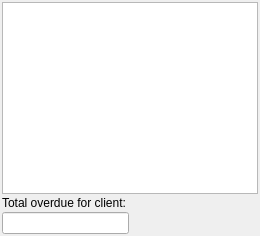
               <widget class="QWidget" name="tab_4">
                <attribute name="title">
                 <string>Client overdue pays</string>
                </attribute>
                <layout class="QGridLayout" name="gridLayout_8">
                 <property name="leftMargin">
                  <number>2</number>
                 </property>
                 <property name="topMargin">
                  <number>2</number>
                 </property>
                 <property name="rightMargin">
                  <number>2</number>
                 </property>
                 <property name="bottomMargin">
                  <number>2</number>
                 </property>
                 <property name="spacing">
                  <number>2</number>
                 </property>
                 <item row="1" column="0">
                  <widget class="QLabel" name="lblClientPayOverdueTotals">
                   <property name="text">
                    <string>Total overdue for client:</string>
                   </property>
                   <property name="textFormat">
                    <enum>Qt::PlainText</enum>
                   </property>
                  </widget>
                 </item>
                 <item row="2" column="0">
                  <widget class="vmLineEdit" name="txtClientPayOverdueTotals"/>
                 </item>
                 <item row="2" column="1">
                  <spacer name="horizontalSpacer_10">
                   <property name="orientation">
                    <enum>Qt::Horizontal</enum>
                   </property>
                   <property name="sizeHint" stdset="0">
                    <size>
                     <width>40</width>
                     <height>20</height>
                    </size>
                   </property>
                  </spacer>
                 </item>
                 <item row="0" column="0" colspan="2">
                  <widget class="vmListWidget" name="paysOverdueClientList"/>
                 </item>
                </layout>
               </widget>
